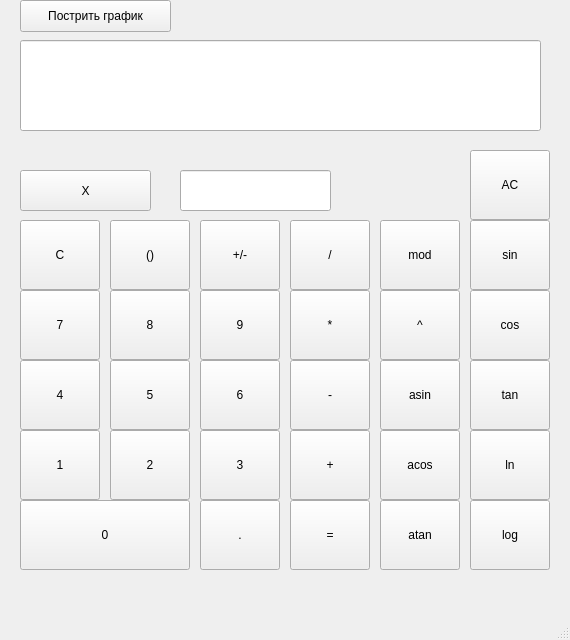
<?xml version="1.0" encoding="UTF-8"?>
<ui version="4.0">
 <class>MainWindow</class>
 <widget class="QMainWindow" name="MainWindow">
  <property name="geometry">
   <rect>
    <x>0</x>
    <y>0</y>
    <width>570</width>
    <height>640</height>
   </rect>
  </property>
  <property name="windowTitle">
   <string>MainWindow</string>
  </property>
  <widget class="QWidget" name="centralwidget">
   <widget class="QLineEdit" name="lineEdit_result">
    <property name="geometry">
     <rect>
      <x>20</x>
      <y>40</y>
      <width>521</width>
      <height>91</height>
     </rect>
    </property>
   </widget>
   <widget class="QPushButton" name="pushButton_clean">
    <property name="geometry">
     <rect>
      <x>20</x>
      <y>220</y>
      <width>80</width>
      <height>70</height>
     </rect>
    </property>
    <property name="text">
     <string>C</string>
    </property>
   </widget>
   <widget class="QPushButton" name="pushButton_skob">
    <property name="geometry">
     <rect>
      <x>110</x>
      <y>220</y>
      <width>80</width>
      <height>70</height>
     </rect>
    </property>
    <property name="text">
     <string>()</string>
    </property>
   </widget>
   <widget class="QPushButton" name="pushButton_unar">
    <property name="geometry">
     <rect>
      <x>200</x>
      <y>220</y>
      <width>80</width>
      <height>70</height>
     </rect>
    </property>
    <property name="text">
     <string>+/-</string>
    </property>
   </widget>
   <widget class="QPushButton" name="pushButton_dilenie">
    <property name="geometry">
     <rect>
      <x>290</x>
      <y>220</y>
      <width>80</width>
      <height>70</height>
     </rect>
    </property>
    <property name="text">
     <string>/</string>
    </property>
   </widget>
   <widget class="QPushButton" name="pushButton_mul">
    <property name="geometry">
     <rect>
      <x>290</x>
      <y>290</y>
      <width>80</width>
      <height>70</height>
     </rect>
    </property>
    <property name="text">
     <string>*</string>
    </property>
   </widget>
   <widget class="QPushButton" name="pushButton_7">
    <property name="geometry">
     <rect>
      <x>20</x>
      <y>290</y>
      <width>80</width>
      <height>70</height>
     </rect>
    </property>
    <property name="text">
     <string>7</string>
    </property>
   </widget>
   <widget class="QPushButton" name="pushButton_8">
    <property name="geometry">
     <rect>
      <x>110</x>
      <y>290</y>
      <width>80</width>
      <height>70</height>
     </rect>
    </property>
    <property name="text">
     <string>8</string>
    </property>
   </widget>
   <widget class="QPushButton" name="pushButton_9">
    <property name="geometry">
     <rect>
      <x>200</x>
      <y>290</y>
      <width>80</width>
      <height>70</height>
     </rect>
    </property>
    <property name="text">
     <string>9</string>
    </property>
   </widget>
   <widget class="QPushButton" name="pushButton_5">
    <property name="geometry">
     <rect>
      <x>110</x>
      <y>360</y>
      <width>80</width>
      <height>70</height>
     </rect>
    </property>
    <property name="text">
     <string>5</string>
    </property>
   </widget>
   <widget class="QPushButton" name="pushButton_6">
    <property name="geometry">
     <rect>
      <x>200</x>
      <y>360</y>
      <width>80</width>
      <height>70</height>
     </rect>
    </property>
    <property name="text">
     <string>6</string>
    </property>
   </widget>
   <widget class="QPushButton" name="pushButton_4">
    <property name="geometry">
     <rect>
      <x>20</x>
      <y>360</y>
      <width>80</width>
      <height>70</height>
     </rect>
    </property>
    <property name="text">
     <string>4</string>
    </property>
   </widget>
   <widget class="QPushButton" name="pushButton_minus">
    <property name="geometry">
     <rect>
      <x>290</x>
      <y>360</y>
      <width>80</width>
      <height>70</height>
     </rect>
    </property>
    <property name="text">
     <string>-</string>
    </property>
   </widget>
   <widget class="QPushButton" name="pushButton_drop">
    <property name="geometry">
     <rect>
      <x>200</x>
      <y>500</y>
      <width>80</width>
      <height>70</height>
     </rect>
    </property>
    <property name="text">
     <string>.</string>
    </property>
   </widget>
   <widget class="QPushButton" name="pushButton_0">
    <property name="geometry">
     <rect>
      <x>20</x>
      <y>500</y>
      <width>170</width>
      <height>70</height>
     </rect>
    </property>
    <property name="text">
     <string>0</string>
    </property>
   </widget>
   <widget class="QPushButton" name="pushButton_eq">
    <property name="geometry">
     <rect>
      <x>290</x>
      <y>500</y>
      <width>80</width>
      <height>70</height>
     </rect>
    </property>
    <property name="text">
     <string>=</string>
    </property>
   </widget>
   <widget class="QPushButton" name="pushButton_plus">
    <property name="geometry">
     <rect>
      <x>290</x>
      <y>430</y>
      <width>80</width>
      <height>70</height>
     </rect>
    </property>
    <property name="text">
     <string>+</string>
    </property>
   </widget>
   <widget class="QPushButton" name="pushButton_1">
    <property name="geometry">
     <rect>
      <x>20</x>
      <y>430</y>
      <width>80</width>
      <height>70</height>
     </rect>
    </property>
    <property name="text">
     <string>1</string>
    </property>
   </widget>
   <widget class="QPushButton" name="pushButton_2">
    <property name="geometry">
     <rect>
      <x>110</x>
      <y>430</y>
      <width>80</width>
      <height>70</height>
     </rect>
    </property>
    <property name="text">
     <string>2</string>
    </property>
   </widget>
   <widget class="QPushButton" name="pushButton_3">
    <property name="geometry">
     <rect>
      <x>200</x>
      <y>430</y>
      <width>80</width>
      <height>70</height>
     </rect>
    </property>
    <property name="text">
     <string>3</string>
    </property>
   </widget>
   <widget class="QPushButton" name="pushButton_tan">
    <property name="geometry">
     <rect>
      <x>470</x>
      <y>360</y>
      <width>80</width>
      <height>70</height>
     </rect>
    </property>
    <property name="text">
     <string>tan</string>
    </property>
   </widget>
   <widget class="QPushButton" name="pushButton_log">
    <property name="geometry">
     <rect>
      <x>470</x>
      <y>500</y>
      <width>80</width>
      <height>70</height>
     </rect>
    </property>
    <property name="text">
     <string>log</string>
    </property>
   </widget>
   <widget class="QPushButton" name="pushButton_sin">
    <property name="geometry">
     <rect>
      <x>470</x>
      <y>220</y>
      <width>80</width>
      <height>70</height>
     </rect>
    </property>
    <property name="text">
     <string>sin</string>
    </property>
   </widget>
   <widget class="QPushButton" name="pushButton_ln">
    <property name="geometry">
     <rect>
      <x>470</x>
      <y>430</y>
      <width>80</width>
      <height>70</height>
     </rect>
    </property>
    <property name="text">
     <string>ln</string>
    </property>
   </widget>
   <widget class="QPushButton" name="pushButton_cos">
    <property name="geometry">
     <rect>
      <x>470</x>
      <y>290</y>
      <width>80</width>
      <height>70</height>
     </rect>
    </property>
    <property name="text">
     <string>cos</string>
    </property>
   </widget>
   <widget class="QPushButton" name="pushButton_asin">
    <property name="geometry">
     <rect>
      <x>380</x>
      <y>360</y>
      <width>80</width>
      <height>70</height>
     </rect>
    </property>
    <property name="text">
     <string>asin</string>
    </property>
   </widget>
   <widget class="QPushButton" name="pushButton_atan">
    <property name="geometry">
     <rect>
      <x>380</x>
      <y>500</y>
      <width>80</width>
      <height>70</height>
     </rect>
    </property>
    <property name="text">
     <string>atan</string>
    </property>
   </widget>
   <widget class="QPushButton" name="pushButton_mod">
    <property name="geometry">
     <rect>
      <x>380</x>
      <y>220</y>
      <width>80</width>
      <height>70</height>
     </rect>
    </property>
    <property name="text">
     <string>mod</string>
    </property>
   </widget>
   <widget class="QPushButton" name="pushButton_acos">
    <property name="geometry">
     <rect>
      <x>380</x>
      <y>430</y>
      <width>80</width>
      <height>70</height>
     </rect>
    </property>
    <property name="text">
     <string>acos</string>
    </property>
   </widget>
   <widget class="QPushButton" name="pushButton_pov">
    <property name="geometry">
     <rect>
      <x>380</x>
      <y>290</y>
      <width>80</width>
      <height>70</height>
     </rect>
    </property>
    <property name="text">
     <string>^</string>
    </property>
   </widget>
   <widget class="QPushButton" name="pushButton_x">
    <property name="geometry">
     <rect>
      <x>20</x>
      <y>170</y>
      <width>131</width>
      <height>41</height>
     </rect>
    </property>
    <property name="text">
     <string>X</string>
    </property>
   </widget>
   <widget class="QLineEdit" name="lineEdit_2">
    <property name="geometry">
     <rect>
      <x>180</x>
      <y>170</y>
      <width>151</width>
      <height>41</height>
     </rect>
    </property>
   </widget>
   <widget class="QPushButton" name="pushButton_graphic">
    <property name="geometry">
     <rect>
      <x>20</x>
      <y>0</y>
      <width>151</width>
      <height>32</height>
     </rect>
    </property>
    <property name="text">
     <string>Пострить график</string>
    </property>
   </widget>
   <widget class="QPushButton" name="pushButton_clean_2">
    <property name="geometry">
     <rect>
      <x>470</x>
      <y>150</y>
      <width>80</width>
      <height>70</height>
     </rect>
    </property>
    <property name="text">
     <string>AC</string>
    </property>
   </widget>
  </widget>
  <widget class="QMenuBar" name="menubar">
   <property name="geometry">
    <rect>
     <x>0</x>
     <y>0</y>
     <width>570</width>
     <height>24</height>
    </rect>
   </property>
  </widget>
  <widget class="QStatusBar" name="statusbar"/>
 </widget>
 <resources/>
 <connections/>
</ui>
